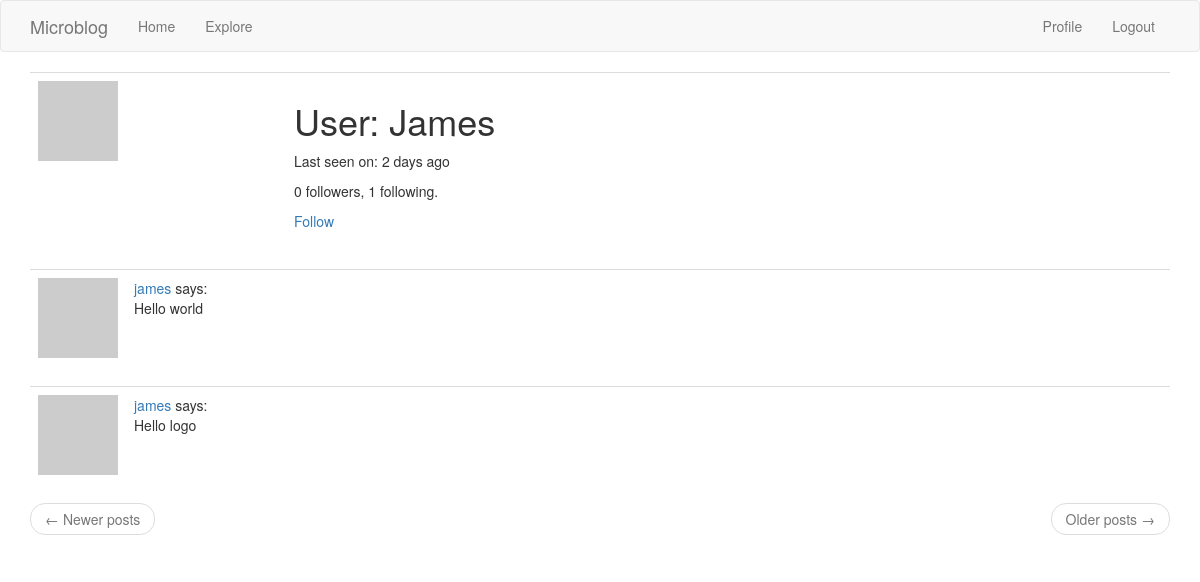
The app's page /user/james (signed in), older data.
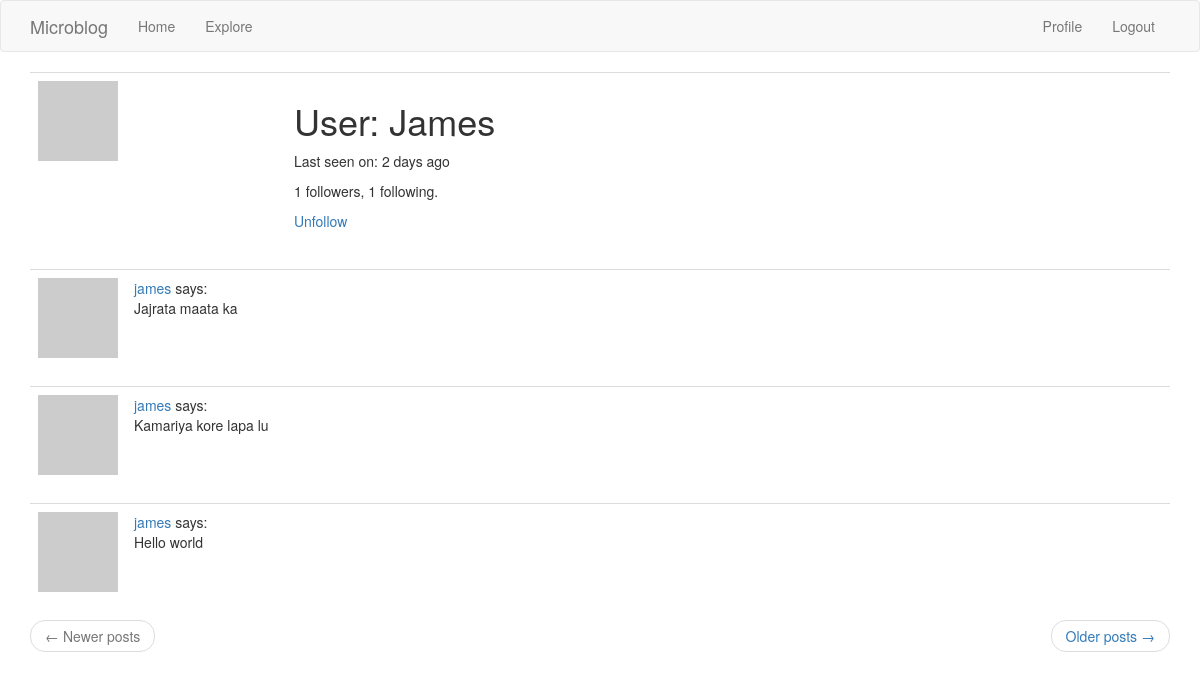
The same page, newer data.
### app/models.py (models this page shows, shortened)
class Post(db.Model):
    id = db.Column(db.Integer, primary_key = True)
    body = db.Column(db.String(250))
    timestamp = db.Column(db.DateTime, index = True, default = datetime.utcnow)
    user_id = db.Column(db.Integer, db.ForeignKey('user.id'))

class User(UserMixin,db.Model):
    id = db.Column(db.Integer, primary_key = True)
    username = db.Column(db.String(64), index = True, unique = True)
    email = db.Column(db.String(120), index = True, unique = True)
    password_hash = db.Column(db.String(128))
    about_me = db.Column(db.String(140))
    last_seen = db.Column(db.DateTime, default = datetime.utcnow)
    posts = db.relationship('Post',backref = 'author', lazy ='dynamic')
    followed = db.relationship('User', secondary = followers,
                primaryjoin=(followers.c.follower_id == id),
                secondaryjoin=(followers.c.followed_id == id),
                backref=db.backref('followers', lazy='dynamic'), lazy='dynamic')
    def avatar(self, size):
        digest = md5('anona8877@gmail.com'.lower().encode('utf-8')).hexdigest()
        if self.email is not None:
            digest = md5(self.email.lower().encode('utf-8')).hexdigest()
        return 'https://www.gravatar.com/avatar/{}?d=identicon&s={}'.format(
            digest, size)
    def is_following(self, user):
        return self.followed.filter(followers.c.followed_id == user.id).count()> 0

### app/routes.py (the view)
@app.route('/user/<username>')
@login_required
def user(username):
    user = User.query.filter_by(username=username).first_or_404()
    page = request.args.get('page', 1, type=int)
    posts = user.posts.order_by(Post.timestamp.desc()).paginate(
        page, app.config['POST_PER_PAGE'], False)
    next_url = url_for('user', username=user.username, page=posts.next_num) \
        if posts.has_next else None
    prev_url = url_for('user', username=user.username, page=posts.prev_num) \
        if posts.has_prev else None
    return render_template('user.html', user=user, posts=posts.items,
                           next_url=next_url, prev_url=prev_url)

### app/models.py (called while the page is built)
@login.user_loader
def load_user(id):
    return User.query.get(int(id))

### app/routes.py (called while the page is built)
@app.before_request
def before_request():
    if current_user.is_authenticated:
        current_user.last_seen = datetime.utcnow()
        db.session.commit()

### templates/user.html (shortened to what this page needs)
{% extends "base.html" %}
{% block app_content %}
    <table class="table table-hover">
        <tr>
            <td width="256px"><img src="{{ user.avatar(200) }}"></td>
            <td>
                <h1>User: {{ user.username.capitalize() }}</h1>
                {% if user.last_seen %}<p>Last seen on: {{ moment(user.last_seen).fromNow() }}</p>{% endif %}
                <p>{{ user.followers.count() }} followers, {{ user.followed.count() }} following.</p>
                {% if user == current_user %}
                <p><a href="{{ url_for('edit_profile') }}">Edit your profile</a></p>
                {% elif not current_user.is_following(user) %}
                <p><a href="{{ url_for('follow', username=user.username) }}">Follow</a></p>
                {% else %}
                <p><a href="{{ url_for('unfollow', username=user.username) }}">Unfollow</a></p>
                {% endif %}
            </td>
        </tr>
    </table>
    {% for post in posts %}
        {% include '_post.html' %}
    {% endfor %}
    <nav aria-label="...">
        <ul class="pager">
            <li class="previous{% if not prev_url %} disabled{% endif %}">
                <a href="{{ prev_url or '#' }}">
                    <span aria-hidden="true">&larr;</span> Newer posts
                </a>
            </li>
            <li class="next{% if not next_url %} disabled{% endif %}">
                <a href="{{ next_url or '#' }}">
                    Older posts <span aria-hidden="true">&rarr;</span>
                </a>
            </li>
        </ul>
    </nav>
{% endblock %}

### templates/_post.html
<table class="table table-dark">
    <tr>
        <td width="70px">
            <a href="{{ url_for('user', username=post.author.username) }}">
                <img src="{{ post.author.avatar(70) }}" />
            </a>
        </td>
        <td>
            <a href="{{ url_for('user', username=post.author.username) }}">
                {{ post.author.username }}
            </a>
            says:
            <br>
            {{ post.body }}
        </td>
    </tr>
</table>

Row changes from the older to the newer data that the page shows:
no longer on this page (row unchanged): Post: author.username "james", body "Hello logo"
added Post: author.username "james", body "Jajrata maata ka"
added Post: author.username "james", body "Kamariya kore lapa lu"
Text that changed along with them:
{{ user.followers.count() }}: "0" → "1"
text no longer shown: "Follow"
text now shown: "Unfollow"
